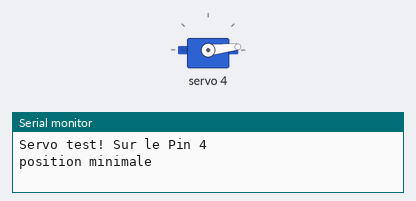
A sketch run on a simulated Arduino Uno, built with avr-gcc and run on an emulated ATmega328P. Shown: servo, the last lines printed to the serial monitor.

Above: at 1.3 s.
At 3.75 s:
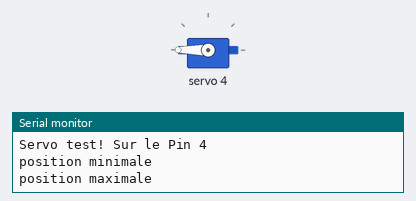
At 6.25 s:
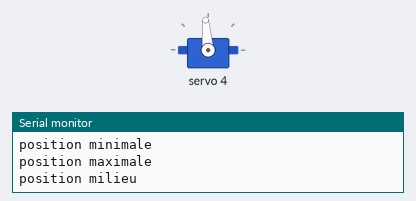
At 11.25 s:
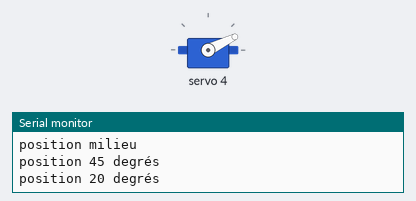
Timing chart, 0 to 14.3 s (numbered marks = the images above):
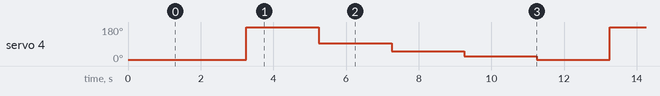

The sketch:

CatMini_test_1_servo.ino
```cpp
// (licence header left out)
//on inclut les librairies nécéssaires


#include <Wire.h>
#include <Adafruit_PWMServoDriver.h> //librairie spécifique à notre servo driver

Adafruit_PWMServoDriver pwm = Adafruit_PWMServoDriver(); //déclaration du driver pwm

#define SERVO 4 //pin où est branché le servomoteur

#define SERVOMIN  150 // longueur "minimale" d'impulsion pour le servomoteur (sur 4096)
#define SERVOMAX  600 // longueur "maximale" d'impulsion pour le servomoteur (sur 4096)


int range = SERVOMAX - SERVOMIN; //intervale des longueurs d'impulsion accessibles


void shutServo() { //fonction pour éteindre les servomoteurs
  delay(250);
  pwm.setPWM(SERVO, 0, 4096); //ces paramѐtres permettent d'éteindre le servomoteur SERVO

}

void setup() {

  Serial.begin(57600);
  Serial.println("Servo test! Sur le Pin 4");

  pwm.begin(); //initialisation du servo driver

  pwm.setPWMFreq(60);  //fréquence du servomoteur
  shutServo(); //éteindre le servomoteur avant de commencer
  delay(1000);

}


void loop() {

  //Contrôle du servomoteur par longeur d'impulsion
  Serial.println("position minimale");
  pwm.setPWM(SERVO, 0, SERVOMIN); //l'impulsion est large de SERVOMIN unités
                                        //=>position minimale du servomoteur
  delay(2000);

  Serial.println("position maximale");
  pwm.setPWM(SERVO, 0, SERVOMAX);//l'impulsion est large de SERVOMAX unités
                                        //=>position maximale du servomoteur
  delay(2000);

  Serial.println("position milieu");
  pwm.setPWM(SERVO, 0, SERVOMIN+range/2);//l'impulsion est large de SERVOMIN + range/2 unités
                                        //=>position milieu du servomoteur
  delay(2000);

  //Contrôle du servomoteur par angle (voir fonction setToAngle)
  Serial.println("position 45 degrés ");
  setToAngle(45);

  Serial.println("position 20 degrés");
  setToAngle(20);


}


void setToAngle(int angle){ //permet de contôler le servomoteur directement par un angle
                            //et plus par une longueur d'impulsion

  int pulse = map(angle, 0, 180, SERVOMIN, SERVOMAX); //la fonction map transforme la valeur
  //"angle", qui va de 0 à 180, en la valeur "pulse" qui va de SERVOMIN à SERVOMAX
  //On convertit notre angle en longueur d'impulsion !

  pwm.setPWM(SERVO, 0, pulse); //on envoie au servomoteur une impulsion longue de "pulse" unités
  delay(2000);
}
```

Measured:
- by itself, servo 4: repeats every 10.0 s: 95° 2.0 s, 51° 2.0 s, 26° 2.0 s, 6° 2.0 s, 180° 2.0 s
